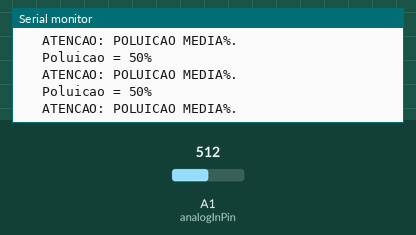
Simulated run of this sketch. Board: Arduino Uno, built with avr-gcc and run on an emulated ATmega328P. On the bench: the last lines printed to the serial monitor. The test bench sets the inputs (shaded band); at power-on: A1 (analogInPin) = 512.

Above: at 1.3 s.
1.4 s: A1 (analogInPin) set to 538
At 1.82 s:
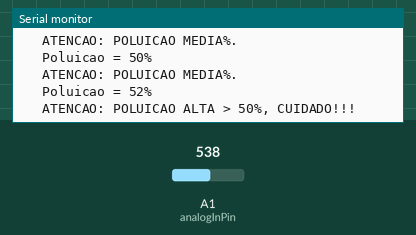
3.5 s: A1 (analogInPin) set to 767
At 3.82 s:
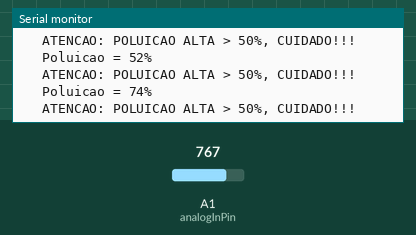
5.0 s: A1 (analogInPin) set to 785
At 5.33 s:
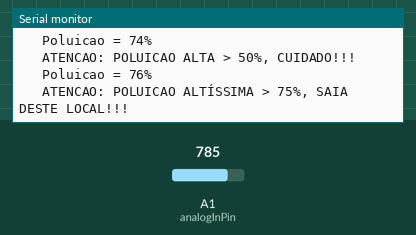
Timing chart, 0 to 8.0 s (numbered marks = the images above; inputs shaded):
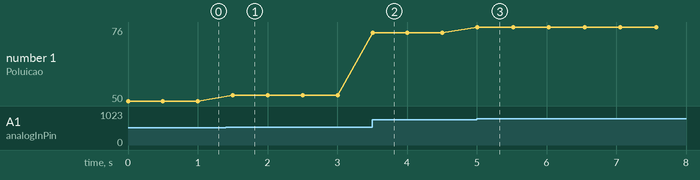

Measured:
- the behaviour switches between 521 and 522 on A1 (analogInPin) (found by bisection; images 0 and 1)
- the behaviour switches between 777 and 778 on A1 (analogInPin) (found by bisection; images 2 and 3)
- after the input at 1.4 s, the serial monitor: prints a new line after 0.10 s (image 1)
- after the input at 3.5 s, the serial monitor: prints a new line at once (image 2)
- after the input at 5.0 s, the serial monitor: prints a new line at once (image 3)
- plotted number 1: 50 → 52 after the input at 1.4 s, 52 → 74 after the input at 3.5 s, 74 → 76 after the input at 5.0 s

The sketch:

MQ_2_read.ino
```cpp
/* Sample Arduino for MQ2 Smoke Sensor Shield
   05/03/2011
**********************************************/
const int analogInPin = A1;
int sensorValue = 0;
int outputValue = 0;

void setup(){
  Serial.begin(9600);
}

void loop(){
  sensorValue = analogRead(analogInPin);
  outputValue = map(sensorValue, 0, 1023, 0, 100);
    Serial.print("\t Poluicao = ");
    Serial.print(outputValue);
    Serial.println("%");
    if ((outputValue > 20) && (outputValue <= 50))
        Serial.println("\t ATENCAO: POLUICAO MEDIA%.");
    if ((outputValue > 50) && (outputValue <=75 ))
      Serial.println("\t ATENCAO: POLUICAO ALTA > 50%, CUIDADO!!!");
    if (outputValue > 75)
      Serial.println("\t ATENCAO: POLUICAO ALTÍSSIMA > 75%, SAIA DESTE LOCAL!!!");
  delay(500);
}
```
